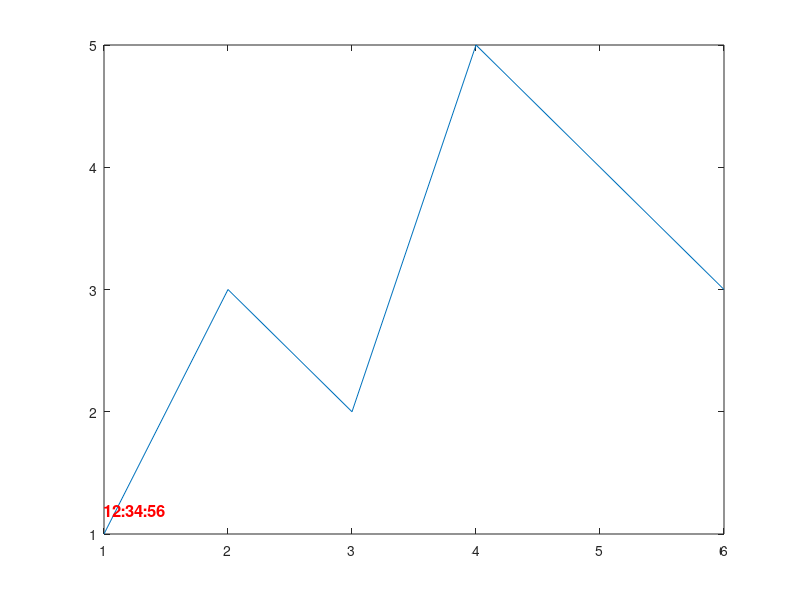

MATLAB code to generate this figure:
a = 123456;
plot(1:6,[1,3,2,5,4,3]);


textstr=sprintf('%d:%d:%d',floor(a/10000),floor(mod(a,10000)/100),mod(a,100));
text(1,1.2,{textstr},'FontSize',12,'FontWeight','bold','color','red');